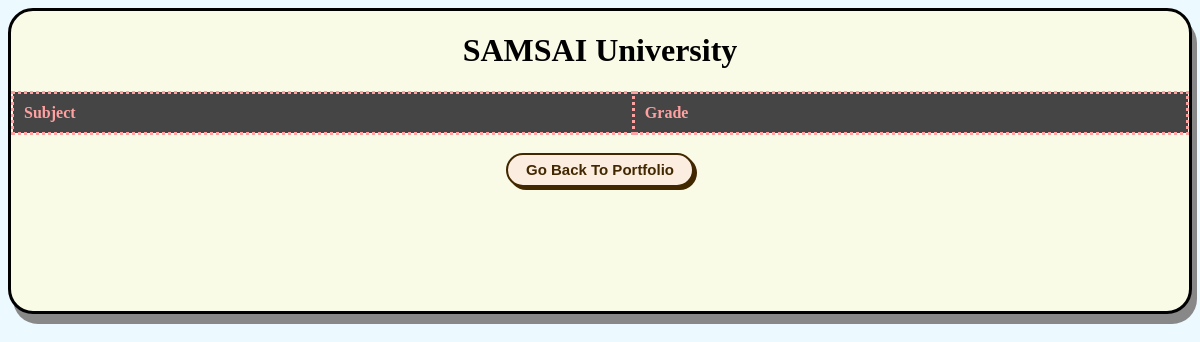
The app's page /portfolio/viewGrades/200905358, older data.
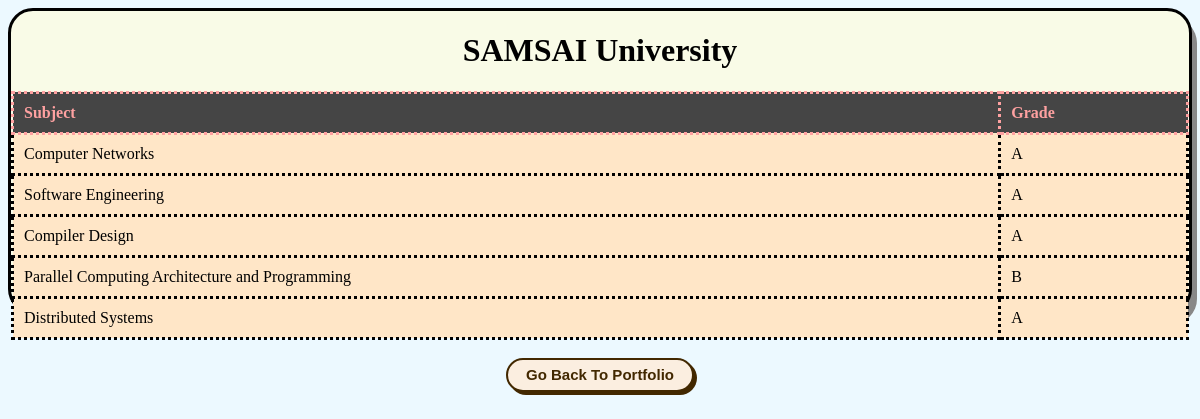
The same page, newer data.
### app/models.py (models this page shows, shortened)
class GradeAttendance(models.Model):
    reg_no = models.ForeignKey(Registration, on_delete = models.CASCADE)
    CHOICES = (
        ('Data Structures', 'Data Structures'), ('Object Oriented Programming', 'Object Oriented Programming'),
        ('Digital Systems Design','Digital Systems Design'), ('Computer Organization and Architechture','Computer Organization and Architechture'), ('Design and Analysis of Algorithms','Design and Analysis of Algorithms'),
        ('Formal Languages and Automata Theory','Formal Languages and Automata Theory'), ('Embedded Systems','Embedded Systems'), ('Operating Systems', 'Operating Systems'),
        ('Computer Networks','Computer Networks'), ('Software Engineering', 'Software Engineering'), ('Compiler Design','Compiler Design'),
        ('Parallel Computing Architecture and Programming','Parallel Computing Architecture and Programming'), ('Distributed Systems','Distributed Systems')
    )
    select_subject = models.CharField(choices=CHOICES, max_length=200)
    grade = models.CharField(max_length = 1)
    attendance = models.PositiveIntegerField()

### app/views.py (the view)
# urls.py: path('viewGrades/<int:reg>', views.viewGrades, name='viewGrades'),
def viewGrades(request, reg):
    obj = Registration.objects.get(reg_no=reg)
    grades = GradeAttendance.objects.filter(reg_no = reg)
    return render(request, "app/viewGrades.html", {'list':grades, "reg": obj.reg_no})

### app/templates/app/viewGrades.html (shortened to what this page needs)
<!DOCTYPE html>
<html lang="en" xmlns="http://www.w3.org/1999/xhtml">
<head>
</head>
<body>
    <div class="container">
        <center><h1>SAMSAI University</h1></center>
        <table border="1">
            <tr>
                <th>Subject</th>
                <th>Grade</th>
            </tr>
            {% for i in list %}
            <tr>
                <td>{{i.select_subject}}</td>
                <td>{{i.grade}}</td>
            </tr>
            {% endfor %}
        </table>
        <br />
        <center><form action="{% url 'goHome' reg=reg %}"><button class="my-btn" width="50%">Go Back To Portfolio</button></form></center>
    </div>
</body>
</html>

### app/templates/app/viewGrades.html (style rules this page uses)
body { background-color: #ECF9FF; background-image: url('https://i.ibb.co/HdWZFG9/desktop-wallpaper-background-for-student-portal-tip-college-student.jpg'); background-repeat: no-repeat; backgrond-attachment: fixed; background-size: cover; }
table { width: 100%; border-collapse: collapse; border: dotted; }
th, td { padding: 10px; text-align: left; border-bottom: 1px solid #ddd; border: dotted; }
th { color: #FEA1A1; background-color: #454545; }
td { background-color: #FFE6C7; }
.container { border: 3px solid; background-color: #F9FBE7; border-radius: 25px; height: 300px; box-shadow: 5px 10px #888888; }
.my-btn { background-color: #fbeee0; border: 2px solid #422800; border-radius: 30px; box-shadow: #422800 3px 3px 0 0; color: #422800; cursor: pointer; display: inline-block; font-weight: 600; font-size: 15px; padding: 0 18px; line-height: 30px; text-align: center; text-decoration: none; user-select: none; -webkit-user-select: none; touch-action: manipulation; }

Row changes from the older to the newer data that the page shows:
added GradeAttendance: select_subject "Computer Networks", grade "A"
added GradeAttendance: select_subject "Software Engineering", grade "A"
added GradeAttendance: select_subject "Compiler Design", grade "A"
added GradeAttendance: select_subject "Parallel Computing Architecture and Programming", grade "B"
added GradeAttendance: select_subject "Distributed Systems", grade "A"
